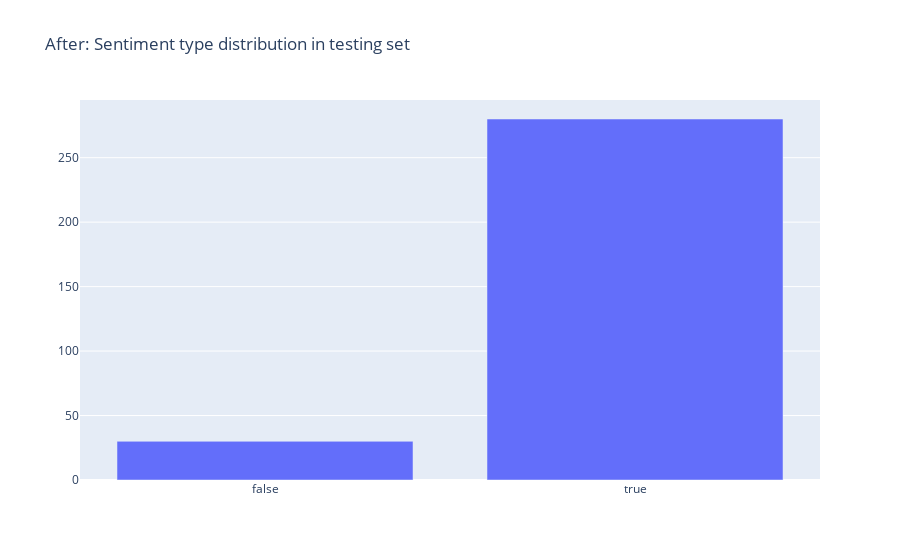

The code cell stored with this chart in its notebook:
### Code cell
df = less_false_test_data
false = len(df[df["Is_Unreliable"] == 1])
true = len(df[df["Is_Unreliable"] == 0])
dist = [
    graph_objs.Bar(
        x=["false", "true"],
        y=[false, true],
)]
plotly.offline.iplot({"data":dist, "layout":graph_objs.Layout(title="After: Sentiment type distribution in testing set")})

### Figure 1 — Plotly figure (JSON) as saved in the notebook; plotly's stock layout.template omitted (floating-point values rounded to 4 significant figures)
{"data": [{"type": "bar", "x": ["false", "true"], "y": [30, 280]}], "layout": {"title": {"text": "After: Sentiment type distribution in testing set"}}}
